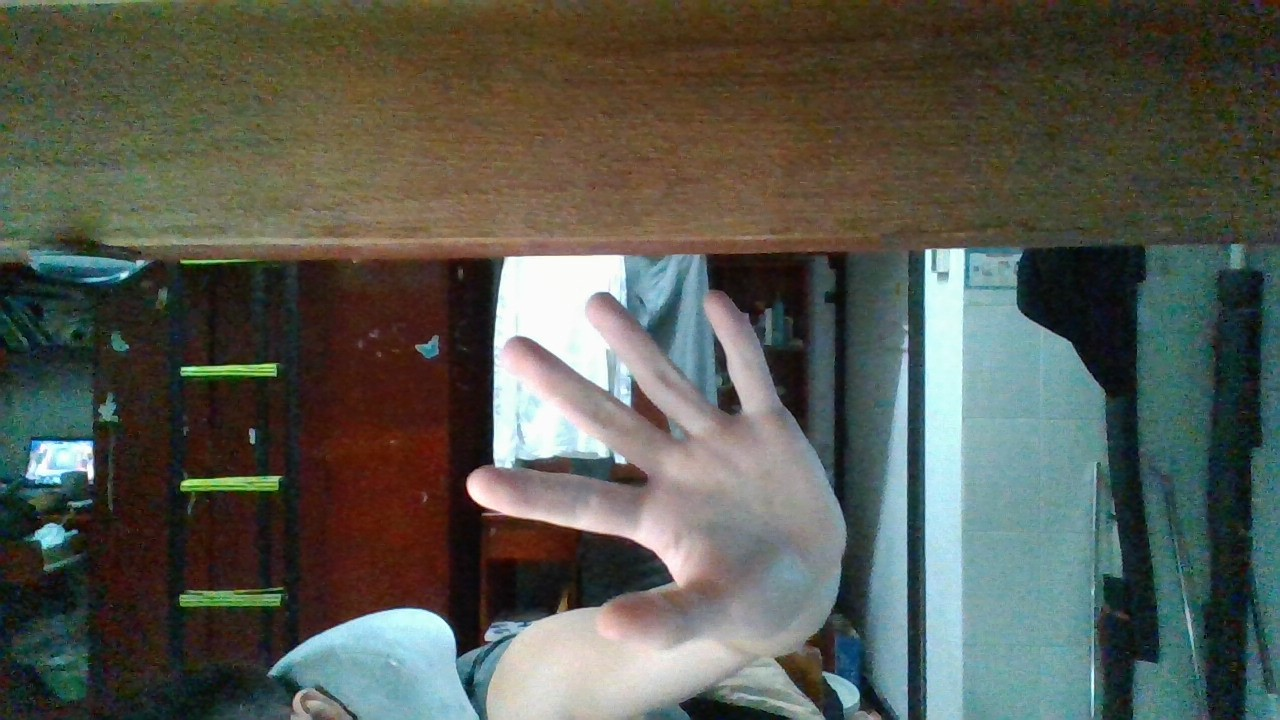
#> input picture img/1.jpg, 1280 x 720 px, given in place of the camera
$ python ip.py
#> lines starting #> are read from the running program, lines starting #| are printed output that depends on the picture; after the words box and inside, x2 and y2 are one past the last pixel; in counts of white or black regions, pixels touching at a corner belong together
#> further down, frame is the input picture: shape (720, 1280, 3); mean B, G, R 80.9, 89.7, 86.9
import cv2 as cv
import numpy as np
import matplotlib.pyplot as plt


###############################################
# 图像截取函数
# 输入：原图，截取起始点的横坐标，纵坐标，截取的宽度、长度
# 输出：截取后的图像， 被标记截取范围后的原图
###############################################
def crop(img_no_crop, x0, y0, width, height):
#> called with x0 = 0, y0 = 0, width = 640, height = 480
    img_no_crop_rectangle = img_no_crop.copy()
    cv.rectangle(img_no_crop_rectangle, (x0, y0), (x0 + width, y0 + height), (0, 255, 0))
#> img_no_crop_rectangle: shape (720, 1280, 3); 0.24% of pixels changed, all inside (x1, y1, x2, y2) = (0, 0, 641, 481)
    img_crop = img_no_crop[x0:x0 + width, y0:y0 + height]
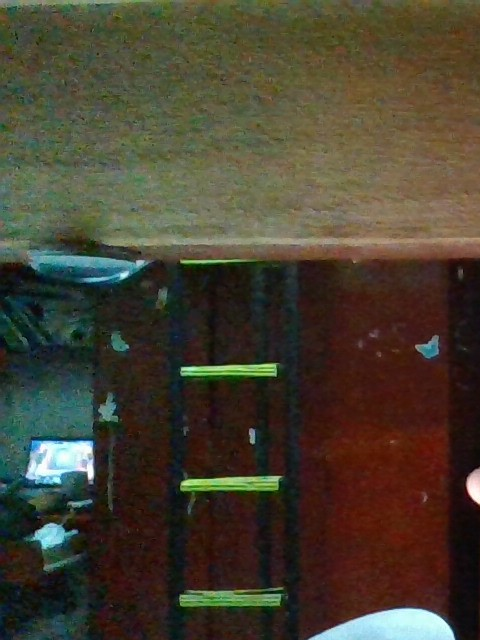
#> img_crop: shape (640, 480, 3); mean B, G, R 49.4, 64.7, 71.1

    return img_crop, img_no_crop_rectangle


###############################################
# 椭圆皮肤检测函数
# 输入：原图
# 输出：筛选后只剩下皮肤的图
# 原理：在YCrCb空间，肤色像素点会聚集到一个椭圆区域。先定义一个椭圆模型，然后将每个RGB像素点转换到YCrCb空间比对是否在椭圆区域，是的话判断为皮肤。
###############################################
def skin_ellipse(img_crop):
    skinCrCbHist = np.zeros((256, 256), dtype=np.uint8)
    cv.ellipse(skinCrCbHist, (113, 155), (23, 25), 43, 0, 360, (255, 255, 255), -1)  # 绘制椭圆弧线
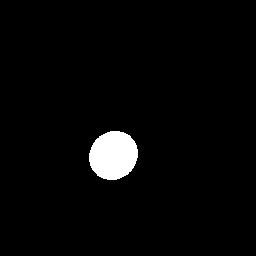
#> skinCrCbHist: shape (256, 256); 2.9% white; 1 white region, box (x1, y1, x2, y2) and area: (89, 131, 138, 180) 1878
    YCrCb = cv.cvtColor(img_crop, cv.COLOR_BGR2YCR_CB)  # 转换至YCrCb空间
#> YCrCb: shape (640, 480, 3); mean of channels 0, 1, 2 64.9, 132.4, 119.3
    (y, Cr, Cb) = cv.split(YCrCb)  # 拆分出Y,Cr,Cb值
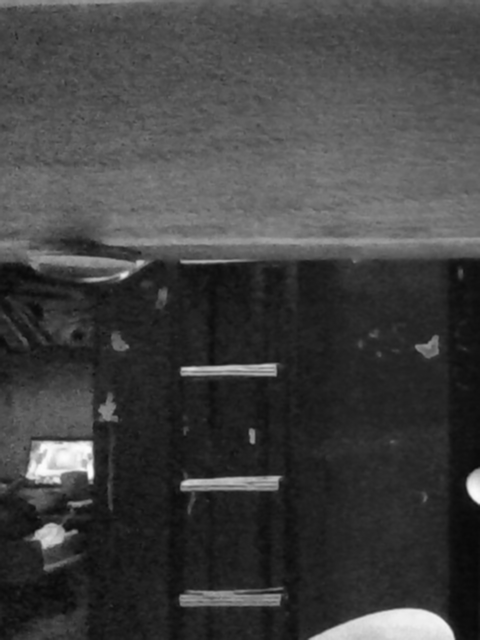
#> y: shape (640, 480); min 8, max 252, mean 64.9
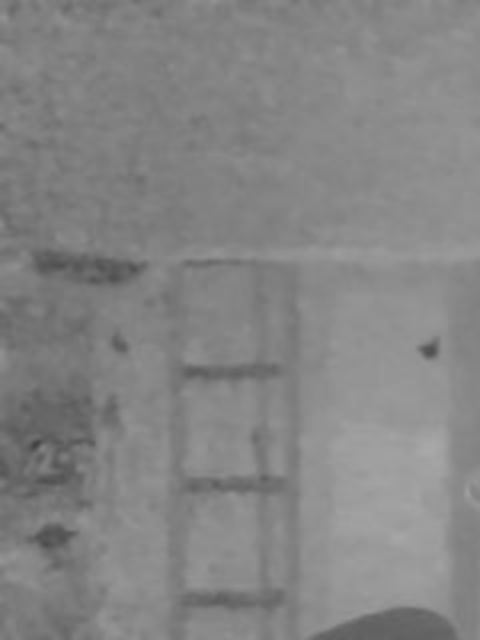
#> Cr: shape (640, 480); min 67, max 168, mean 132.4
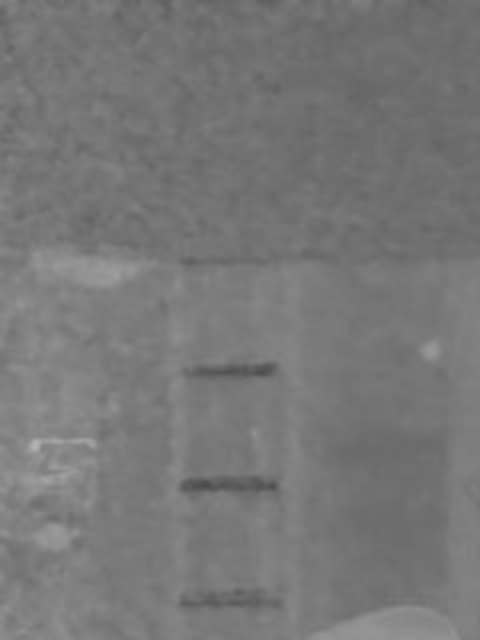
#> Cb: shape (640, 480); min 76, max 178, mean 119.3
    skin = np.zeros(Cr.shape, dtype=np.uint8)  # 掩膜
    (x, y) = Cr.shape
#> x = 640; y = 480
    for i in range(0, x):
        for j in range(0, y):
            if skinCrCbHist[Cr[i][j], Cb[i][j]] > 0:  # 若不在椭圆区间中
                skin[i][j] = 255
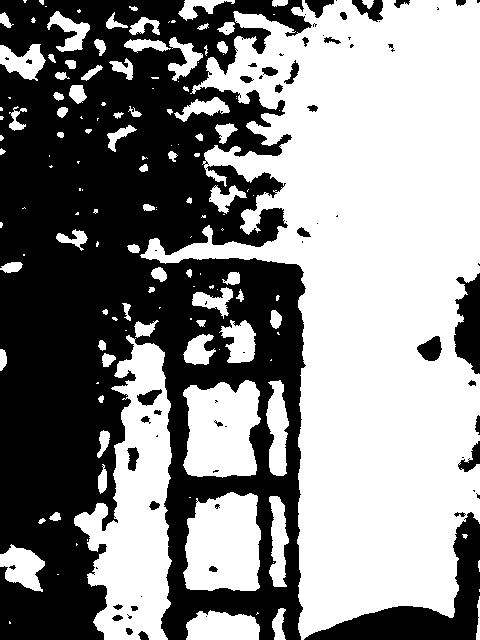
#> skin: shape (640, 480); 54.1% white; 71 black regions (35 under 20 px), largest, box (x1, y1, x2, y2) and area: (0, 0, 312, 640) 129609, (304, 512, 480, 640) 6322, (454, 273, 480, 374) 1844
    res = cv.bitwise_and(img_crop, img_crop, mask=skin)
    return res


###############################################
# YCrCb+阈值分割图像检测函数
# 输入：原图
# 输出：筛选后只剩下皮肤的图
# 原理:针对YCrCb中Cr分量的处理，对CR通道单独进行Otsu处理，Otsu方法opencv里用threshold，Otsu算法是对图像的灰度级进行聚类。
###############################################
def skin_threshold(roi):
    YCrCb = cv.cvtColor(roi, cv.COLOR_BGR2YCR_CB)  # 转换至YCrCb空间
    (y, cr, cb) = cv.split(YCrCb)  # 拆分出Y,Cr,Cb值
    cr1 = cv.GaussianBlur(cr, (5, 5), 0)
    _, skin = cv.threshold(cr1, 0, 255, cv.THRESH_BINARY + cv.THRESH_OTSU)  # Ostu处理
    res = cv.bitwise_and(roi, roi, mask=skin)
    return res


###############################################
# 形态学处理函数
# 输入：提取过皮肤以后的图像（存在瑕疵的干扰）
# 输出：排除大部分瑕疵后的图像
###############################################
def morphology(img_skin):
    # k = np.ones((16, 16), np.uint8)
    k = cv.getStructuringElement(cv.MORPH_RECT, (20, 20), None)
    img_erode = cv.erode(img_skin, k, 2)
    img_dilate = cv.dilate(img_erode, k, 1)
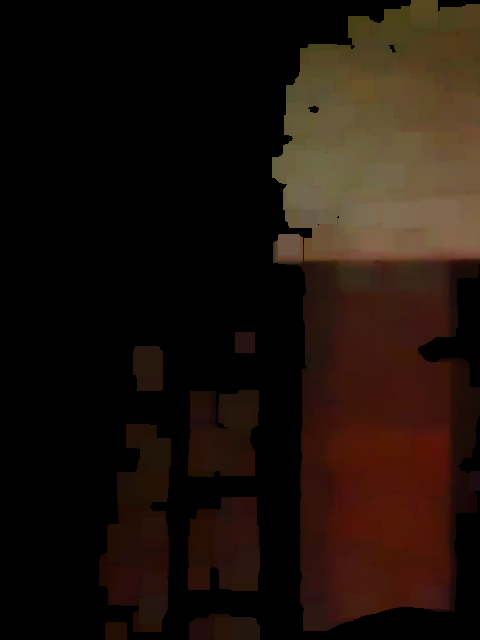
#> img_dilate: shape (640, 480, 3); mean B, G, R 11.4, 18.4, 30.2

    return img_dilate

# [19 lines of commented-out code are left out]
cap = cv.VideoCapture(0)
width = 640
height = 480
cap.set(cv.CAP_PROP_FRAME_WIDTH, width)
cap.set(cv.CAP_PROP_FRAME_HEIGHT, height)

if __name__ == '__main__':

    while 1:
        # 读取摄像头画面
        flag, frame = cap.read()
        # 对摄像头画面进行截取
        img, img_origin = crop(frame, 0, 0, width, height)
        # 对图像进行高斯模糊
        img = cv.GaussianBlur(img, (3, 3), 0)
        # 进行皮肤提取
        img_ellipse = skin_ellipse(img)

        img_morphology = morphology(img_ellipse)

        cv.imshow("ellipse", img_ellipse)
        cv.imshow("morphology", img_morphology)
        key = cv.waitKey(1) & 0xFF
#> (key q is pressed here)
        if key == ord('q'):
            break
